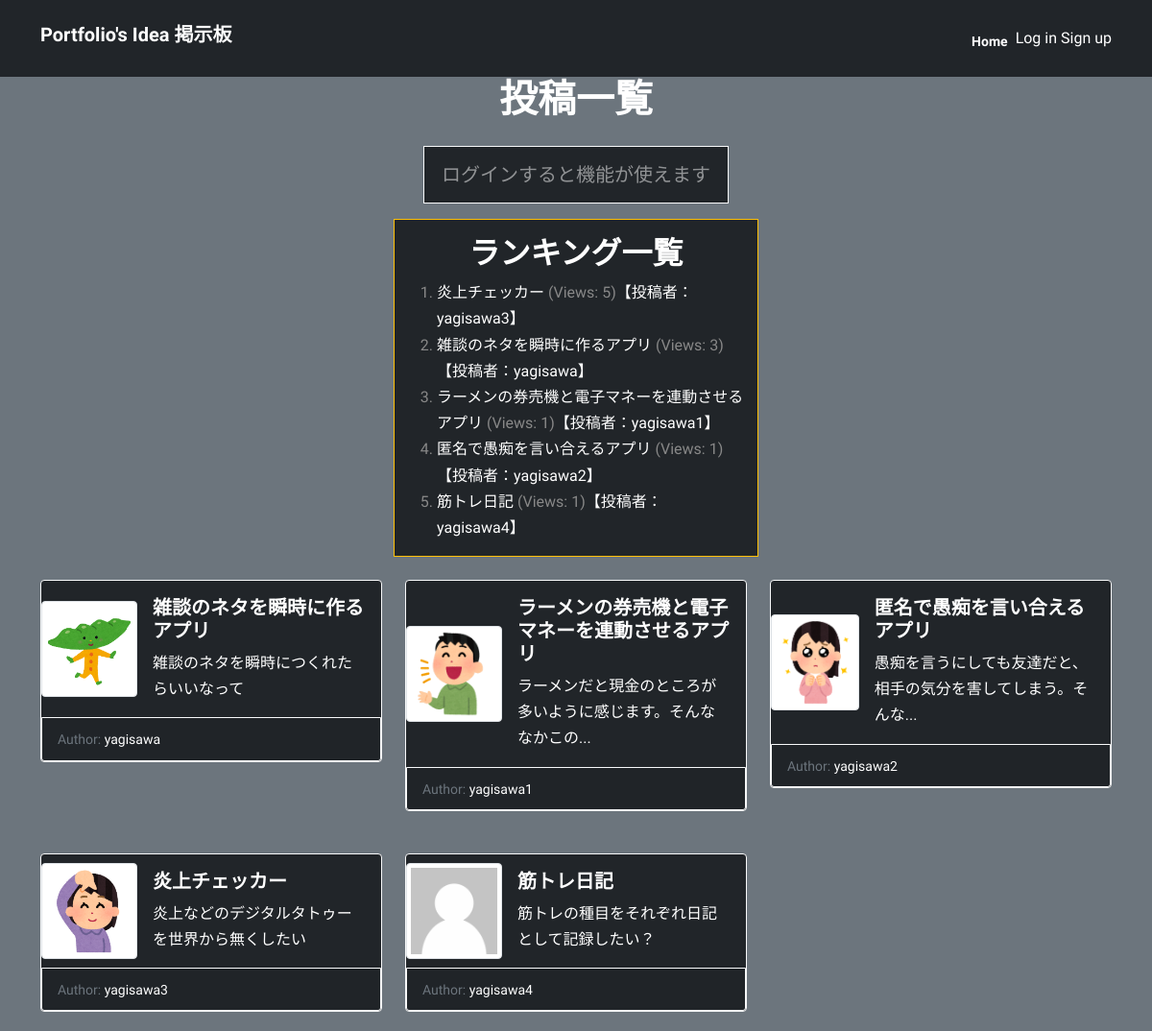
The page / on the database its author committed.
### myapp/models.py (models this page shows, shortened)
class Post(models.Model):
    title = models.CharField(max_length=200)
    content = models.TextField()
    author = models.ForeignKey(User, on_delete=models.CASCADE)
    created_at = models.DateTimeField(auto_now_add=True)
    updated_at = models.DateTimeField(auto_now=True)
    likes = models.ManyToManyField(settings.AUTH_USER_MODEL, related_name='likes', blank=True)
    views = models.IntegerField(default=0)
    icon = models.ImageField(upload_to='icons/', blank=True, null=True)
    def get_author_avatar_url(self):
        return self.author.profile.avatar.url if self.author.profile.avatar else None

class Profile(models.Model):
    user = models.OneToOneField(User, on_delete=models.CASCADE)
    bio = models.TextField(max_length=500, blank=True)
    website = models.URLField(max_length=200, blank=True)
    location = models.CharField(max_length=100, blank=True)
    avatar = models.ImageField(upload_to='avatars/', blank=True, null=True)
    followers = models.ManyToManyField(User, related_name='following', blank=True)
    followers_count = models.PositiveIntegerField(default=0)

### myapp/views.py (the view)
# urls.py: path('', views.post_list, name='post_list'),
def post_list(request):
    posts = Post.objects.all()
    ranked_posts = Post.objects.annotate(num_views=F('views') + 1).order_by('-num_views')[:5]
    paginator = Paginator(posts, 9)
    page_number = request.GET.get('page')
    page_obj = paginator.get_page(page_number)
    if page_number is None or int(page_number) == 1:
        show_ranking = True
    else:
        show_ranking = False
    if request.method == 'POST':
        form = CommentForm(request.POST)
        if form.is_valid():
            comment = form.save(commit=False)
            comment.post = Post
            comment.save()
            return redirect('post_detail', pk=Post.pk)
    else:
        form = CommentForm()
    return render(request, 'myapp/post_list.html', {'posts': posts, 'ranked_posts': ranked_posts, 'page_obj': page_obj, 'form': form})

### myapp/templates/myapp/post_list.html (shortened to what this page needs)
{% extends 'base.html' %}
{% load static %}
{% block content %}
<div class="container">
  <div class="text-center">
    <h1>投稿一覧</h1>
    {% if user.is_authenticated %}
      <a class="btn btn-primary btn-lg mt-3 mb-3 border border-light" href="{% url 'post_create' %}">新しい投稿はこちらから</a>
    {% else %}
      <p class="btn btn-dark text-white-50 btn-lg mt-3 mb-3 border border-light">ログインすると機能が使えます</p>
    {% endif %}
  </div>
  <div class="row justify-content-center">
    <div class="col-md-4 bg-dark border border-warning mb-4">
      <div class="post-section mt-3 mb-3">
        <h2 class="text-center">ランキング一覧</h2>
        <ol class="ranking-list bg-dark">
          {% for post in ranked_posts %}
            <li><a href="{% url 'post_detail' post.pk %}" class="text-white">{{ post.title }}</a> (Views: {{ post.views }})<a href="{% url 'profile' post.author.username %}">【投稿者：{{ post.author }}】</a></li>
          {% empty %}
            <li>まだ投稿がありません</li>
            <li>あなたが投稿をすることでトップランキングに乗ることができます！</li>
          {% endfor %}
        </ol>
      </div>
    </div>
  </div>
  {% if page_obj %}
  <div class="row row-cols-1 row-cols-md-3 g-4">
    {% for post in page_obj %}
      <div class="col">
        <div class="card bg-dark border border-light">
          <div class="d-flex align-items-center">
            {% if post.get_author_avatar_url %}
              <img src="{{ post.get_author_avatar_url }}" class="card-img-left img-thumbnail" alt="Avatar" style="width: 100px; height: 100px;">
            {% else %}
              <img src="{% static 'images/new_default_avatar.png' %}" class="card-img-left img-thumbnail" alt="Avatar" style="width: 100px; height: 100px;">
            {% endif %}
            <div class="card-body">
              <h5 class="card-title"><a href="{% url 'post_detail' post.pk %}">{{ post.title }}</a></h5>
              <p class="card-text text-white">
                {% if post.content|length > 30 %}
                  {{ post.content|slice:":30" }}...
                {% else %}
                  {{ post.content }}
                {% endif %}
              </p>
            </div>
          </div>
          <div class="card-footer border border-light">
            <small class="text-muted">Author: <a href="{% url 'profile' post.author.username %}" class="text-white">{{ post.author.username }}</a></small>
          </div>
        </div>
      </div>
    {% empty %}
      <p class="text-white">投稿がまだありません</p>
    {% endfor %}
  </div>
  {% else %}
    <p class="text-white text-center">投稿がまだありません</p>
  {% endif %}
</div>
{% endblock %}

### myapp/static/myapp/style.css (style rules this page uses)
:root { --primary: #0d6efd; --white: #ffffff; --body: #888; }
body { font-family: 'Sora', sans-serif; line-height: 1.7; color: var(--body); }
h1, h2, h3, h4, h5, h6 { color: var(--white); font-weight: 700; }
a { color: var(--white); text-decoration: none; }
.btn { padding: 14px 18px; border-width: 2px; border-radius: 0; }
.card { margin-bottom: 20px; }

### rows shown on the page
Post: title "炎上チェッカー", views "5", author "yagisawa3", get_author_avatar_url (picture), content "炎上などのデジタルタトゥーを世界から無くしたい", author.username "yagisawa3"
Post: title "雑談のネタを瞬時に作るアプリ", views "3", author "yagisawa", get_author_avatar_url (picture), content "雑談のネタを瞬時につくれたらいいなって", author.username "yagisawa"
Post: title "ラーメンの券売機と電子マネーを連動させるアプリ", views "1", author "yagisawa1", get_author_avatar_url (picture), content "ラーメンだと現金のところが多いように感じます。そんななかこの", author.username "yagisawa1"
Post: title "匿名で愚痴を言い合えるアプリ", views "1", author "yagisawa2", get_author_avatar_url (picture), content "愚痴を言うにしても友達だと、相手の気分を害してしまう。そんな", author.username "yagisawa2"
Post: title "筋トレ日記", views "1", author "yagisawa4", content "筋トレの種目をそれぞれ日記として記録したい？", author.username "yagisawa4"
